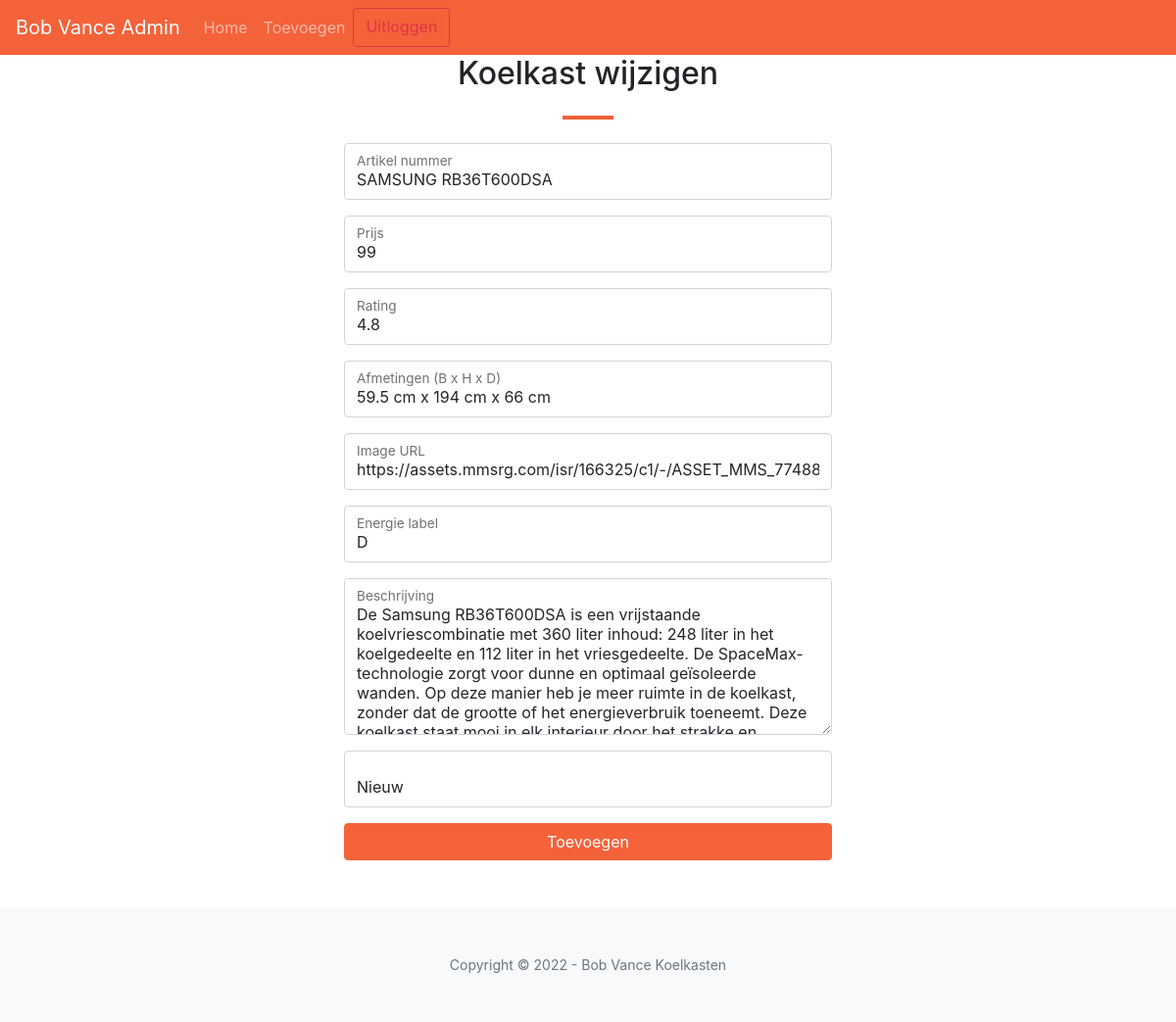
The page /php/edit.php?id=1 on the database as committed earlier.
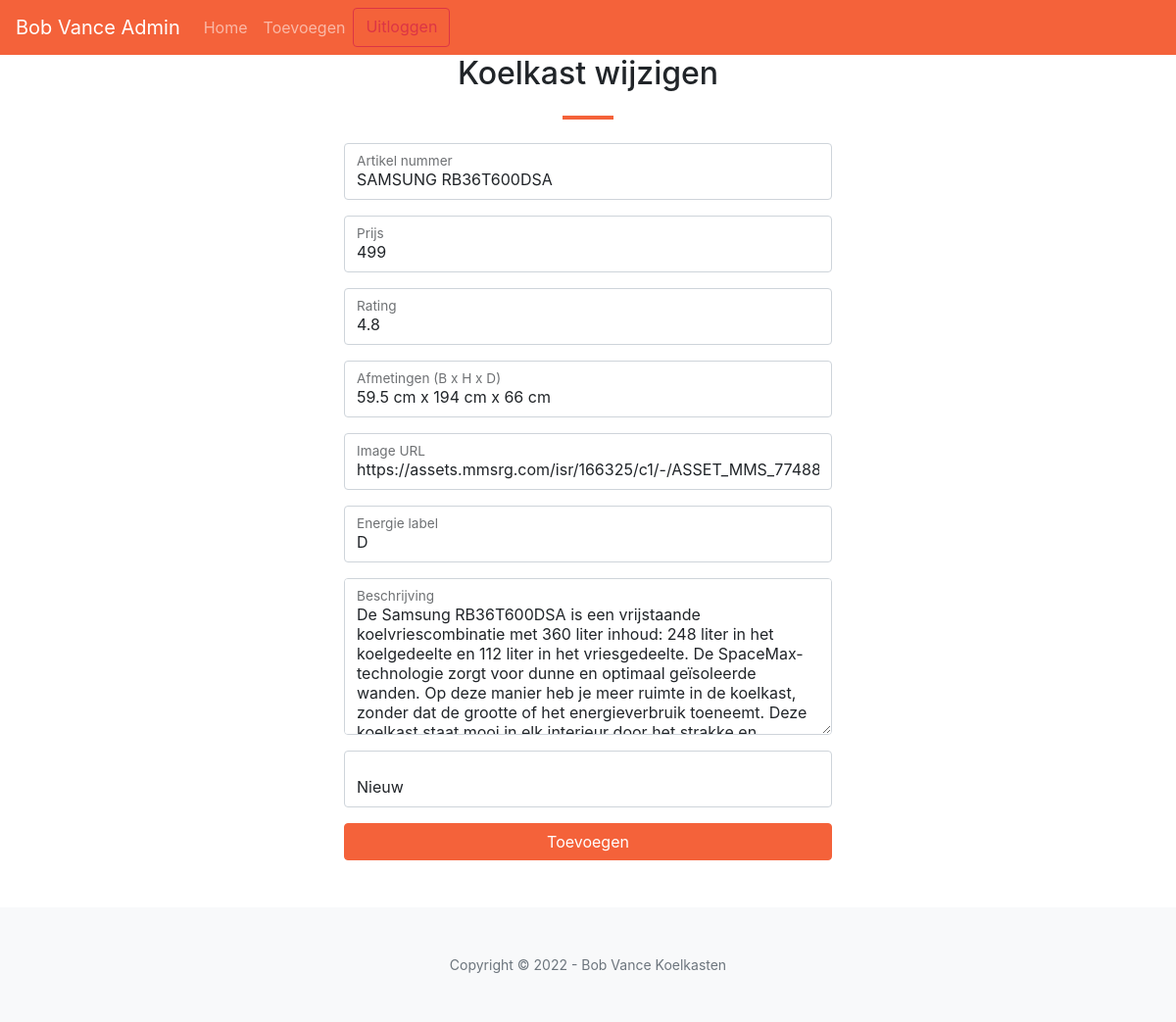
The same page on the database as committed later.
### tables this page shows
CREATE TABLE `koelkasten`(
    id MEDIUMINT NOT NULL AUTO_INCREMENT PRIMARY KEY,
    artikel_nummer VARCHAR(100) NOT NULL,
    prijs INT NOT NULL,
    rating DECIMAL(2, 1) NULL,
    beschrijving TEXT NOT NULL,
    image_url VARCHAR(100) NOT NULL,
    energie_label VARCHAR(10) NOT NULL,
    afmetingen VARCHAR(100) NOT NULL,
    staat ENUM('nieuw', 'tweedehands') NOT NULL
);

### php/edit.php (the view, shortened to what this page needs)
<!DOCTYPE html>
<html lang="en">
<head>
    <link href="https://cdn.jsdelivr.net/npm/bootstrap-icons@1.5.0/font/bootstrap-icons.css" rel="stylesheet" />
    <link href="https://cdnjs.cloudflare.com/ajax/libs/SimpleLightbox/2.1.0/simpleLightbox.min.css" rel="stylesheet" />
    <link href="../css/styles.css" rel="stylesheet">
</head>
<body>
    <nav class="navbar navbar-expand-lg navbar-dark bg-primary">
        <a class="navbar-brand mx-3" href="admin.php">Bob Vance Admin</a>
        <div>
            <div class="navbar-nav">
                <a class="nav-item nav-link" href="admin.php">Home</a>
                <a class="nav-item nav-link" href="add.php">Toevoegen</a>
                <a id="uitloggen" href="../index.php" class="btn btn-outline-danger" type="button">Uitloggen</a>
            </div>
        </div>
    </nav>
    <?php
    include 'connection.php';
    $id = $_GET['id'];
    try {
        $sql = "SELECT * FROM koelkasten WHERE id = $id";
        $koelkast = $pdo->query($sql)->fetch(); ?>
        <div class="container px-4 px-lg-5">
            <div class="row gx-4 gx-lg-5 justify-content-center">
                <div class="col-lg-8 col-xl-6 text-center">
                    <h2 class="mt-0">Koelkast wijzigen</h2>
                    <hr class="divider" />
                </div>
            </div>
            <div class="row gx-4 gx-lg-5 justify-content-center mb-5">
                <div class="col-lg-6">
                    <form class="mx-auto d-flex justify-content-center flex-column" method="post" action="edit.php?id=<?= $id ?>">
                        <div class="form-floating mb-3">
                            <input class="form-control" name="artikel_nummer" id="artikel_nummer" type="text" value="<?= $koelkast['artikel_nummer'] ?>" />
                            <label class="form-label" for="artikel_nummer">Artikel nummer</label>
                        </div>
                        <div class="form-floating mb-3">
                            <input class="form-control" name="prijs" id="prijs" type="text" value="<?= $koelkast['prijs'] ?>" />
                            <label class="form-label" for="prijs">Prijs</label>
                        </div>
                        <div class="form-floating mb-3">
                            <input class="form-control" name="rating" id="rating" type="text" value="<?= $koelkast['rating'] ?>" />
                            <label class="form-label" for="rating">Rating</label>
                        </div>
                        <div class="form-floating mb-3">
                            <input class="form-control" name="afmetingen" id="afmetingen" type="text" value="<?= $koelkast['afmetingen'] ?>" />
                            <label class="form-label" for="afmetingen">Afmetingen (B x H x D)</label>
                        </div>
                        <div class="form-floating mb-3">
                            <input class="form-control" name="image_url" id="image_url" type="text" value="<?= $koelkast['image_url'] ?>" />
                            <label class="form-label" for="image_url">Image URL</label>
                        </div>
                        <div class="form-floating mb-3">
                            <input class="form-control" name="energie_label" id="energie_label" type="text" value="<?= $koelkast['energie_label'] ?>" />
                            <label class="form-label" for="energie_label">Energie label</label>
                        </div>
                        <div class="form-floating mb-3">
                            <textarea class="form-control" name="beschrijving" id="beschrijving" type="text" style="height: 10rem"><?= $koelkast['beschrijving'] ?></textarea>
                            <label class="form-label" for="beschrijving">Beschrijving</label>
                        </div>
                        <div class="form-floating mb-3">
                            <select class="form-control" name="staat" id="staat">
                                <option value="nieuw">Nieuw</option>
                            </select>
                        </div>
                        <input class="btn btn-primary" name="submit" type="submit" value="Toevoegen">
                    </form>
                </div>
            </div>
        </div><?php
            } catch (PDOException $error) {
                echo $error->getMessage();
            } ?>
    <footer class="bg-light py-5">
        <div class="container px-4 px-lg-5">
            <div class="small text-center text-muted">Copyright &copy; 2022 - Bob Vance Koelkasten</div>
        </div>
    </footer>
</body>
</html>

Rows that differ between the two databases and show on the page:
changed koelkasten "SAMSUNG RB36T600DSA": prijs "99" → "499"
